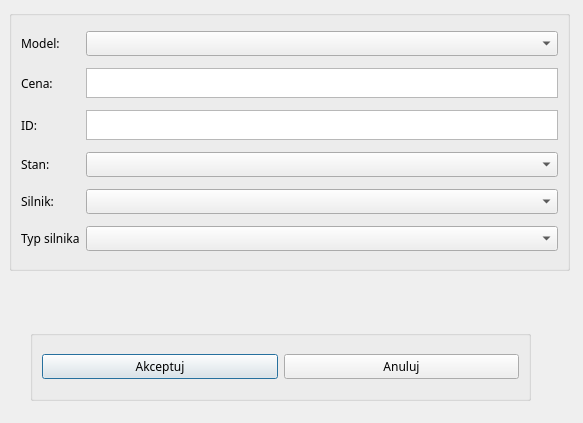
<?xml version="1.0" encoding="UTF-8"?>
<ui version="4.0">
 <class>AddMotorcycle</class>
 <widget class="QDialog" name="AddMotorcycle">
  <property name="geometry">
   <rect>
    <x>0</x>
    <y>0</y>
    <width>583</width>
    <height>423</height>
   </rect>
  </property>
  <property name="windowTitle">
   <string>Dialog</string>
  </property>
  <widget class="QGroupBox" name="formGroupBox">
   <property name="geometry">
    <rect>
     <x>9</x>
     <y>10</y>
     <width>561</width>
     <height>261</height>
    </rect>
   </property>
   <layout class="QGridLayout" name="gridLayout">
    <item row="4" column="1">
     <widget class="QComboBox" name="Stan_wybierz">
      <property name="font">
       <font>
        <family>Avenir Next</family>
       </font>
      </property>
     </widget>
    </item>
    <item row="0" column="0">
     <widget class="QLabel" name="Model">
      <property name="font">
       <font>
        <family>Avenir Next</family>
       </font>
      </property>
      <property name="text">
       <string>Model:</string>
      </property>
     </widget>
    </item>
    <item row="3" column="1">
     <widget class="QTextEdit" name="ID_pisz">
      <property name="maximumSize">
       <size>
        <width>500</width>
        <height>30</height>
       </size>
      </property>
      <property name="font">
       <font>
        <family>Avenir Next</family>
       </font>
      </property>
     </widget>
    </item>
    <item row="3" column="0">
     <widget class="QLabel" name="ID">
      <property name="font">
       <font>
        <family>Avenir Next</family>
       </font>
      </property>
      <property name="text">
       <string>ID:</string>
      </property>
     </widget>
    </item>
    <item row="4" column="0">
     <widget class="QLabel" name="Stan">
      <property name="font">
       <font>
        <family>Avenir Next</family>
       </font>
      </property>
      <property name="text">
       <string>Stan:</string>
      </property>
     </widget>
    </item>
    <item row="0" column="1">
     <widget class="QComboBox" name="Model_wybierz">
      <property name="font">
       <font>
        <family>Avenir Next</family>
       </font>
      </property>
     </widget>
    </item>
    <item row="2" column="1">
     <widget class="QTextEdit" name="Cena_pisz">
      <property name="minimumSize">
       <size>
        <width>100</width>
        <height>0</height>
       </size>
      </property>
      <property name="maximumSize">
       <size>
        <width>500</width>
        <height>30</height>
       </size>
      </property>
      <property name="font">
       <font>
        <family>Avenir Next</family>
       </font>
      </property>
     </widget>
    </item>
    <item row="2" column="0">
     <widget class="QLabel" name="Cena">
      <property name="font">
       <font>
        <family>Avenir Next</family>
       </font>
      </property>
      <property name="text">
       <string>Cena:</string>
      </property>
     </widget>
    </item>
    <item row="5" column="1">
     <widget class="QComboBox" name="Paliw_wybierz">
      <property name="font">
       <font>
        <family>Avenir Next</family>
       </font>
      </property>
     </widget>
    </item>
    <item row="5" column="0">
     <widget class="QLabel" name="Paliwo">
      <property name="font">
       <font>
        <family>Avenir Next</family>
       </font>
      </property>
      <property name="text">
       <string>Silnik:</string>
      </property>
     </widget>
    </item>
    <item row="6" column="1">
     <widget class="QComboBox" name="Typ_silnika_wybierz">
      <property name="maximumSize">
       <size>
        <width>500</width>
        <height>16777215</height>
       </size>
      </property>
      <property name="font">
       <font>
        <family>Avenir Next</family>
       </font>
      </property>
     </widget>
    </item>
    <item row="6" column="0">
     <widget class="QLabel" name="Typ_silnika">
      <property name="font">
       <font>
        <family>Avenir Next</family>
       </font>
      </property>
      <property name="text">
       <string>Typ silnika</string>
      </property>
     </widget>
    </item>
   </layout>
  </widget>
  <widget class="QGroupBox" name="horizontalGroupBox">
   <property name="geometry">
    <rect>
     <x>30</x>
     <y>330</y>
     <width>501</width>
     <height>71</height>
    </rect>
   </property>
   <layout class="QHBoxLayout" name="horizontalLayout">
    <item>
     <widget class="QPushButton" name="accept">
      <property name="font">
       <font>
        <family>Avenir Next</family>
       </font>
      </property>
      <property name="text">
       <string>Akceptuj</string>
      </property>
     </widget>
    </item>
    <item>
     <widget class="QPushButton" name="cancel">
      <property name="font">
       <font>
        <family>Avenir Next</family>
       </font>
      </property>
      <property name="text">
       <string>Anuluj</string>
      </property>
     </widget>
    </item>
   </layout>
  </widget>
 </widget>
 <resources/>
 <connections/>
</ui>
